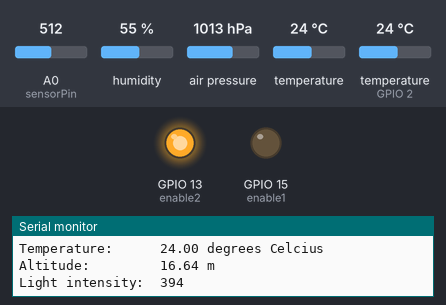
A sketch run on a simulated ESP8266 (NodeMCU). Parts: output pins drawn as LEDs (lit = HIGH), the last lines printed to the serial monitor. The inputs (shaded band) are chosen by the test bench; at power-on: A0 (sensorPin) = 512, humidity 55 %, air pressure 1013 hPa, temperature 24 °C, temperature (sensor on GPIO 2) 24 °C. WiFi joins after 1.5 s; servers stay silent unless stated.

Above: at 1.9 s.
At 12.4 s:
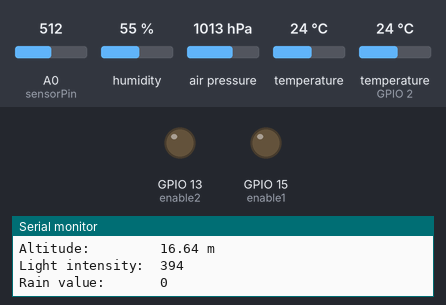
Timing chart, 0 to 28.8 s (numbered marks = the images above):
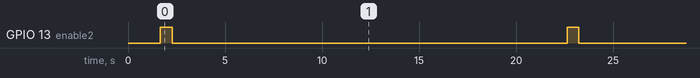

The sketch:

Thingspeak._dht11._bmp180.ino
```cpp
/*


This sketch is a combination of two other sketches:
1.
Plot DTH11 data on thingspeak.com using an ESP8266
April 11 2015
Author: Jeroen Beemster
Website: www.arduinesp.com
2.
Example sketch: adafruit BMP 085
Sensor api BMP180
*/


//library DHT22
#include <DHT.h>

//library esp
#include <ESP8266WiFi.h>

//library bmp180
#include <Wire.h>
#include <Adafruit_Sensor.h>
#include <Adafruit_BMP085_U.h>

Adafruit_BMP085_Unified bmp = Adafruit_BMP085_Unified(10085);


// replace with your channel’s thingspeak API key,
String apiKey = "OK0SGAA80JLTMIR6";                                     //fill in the api key from thingspeak
const char* ssid = "TNCAPA74C01";                                  //fill in your wifi name
const char* password = "EF23E609DA";                              //fill in your wifi password

const char* server = "api.thingspeak.com";
#define DHTPIN 2 // what pin we’re connected to

DHT dht(DHTPIN, DHT11,15);
WiFiClient client;

int sensorPin = A0;    // input for LDR and rain sensor
int enable1 = 15;      // enable reading LDR
int enable2 = 13;      // enable reading Rain sensor


int sensorValue1 = 0;  // variable to store the value coming from sensor LDR
int sensorValue2 = 0;  // variable to store the value coming from sensor Rain sensor


//--------------------------setup-------------------------
void setup() {

// declare the enable and ledPin as an OUTPUT:
pinMode(enable1, OUTPUT);
pinMode(enable2, OUTPUT);


Serial.begin(115200);
delay(10);

dht.begin();

WiFi.begin(ssid, password);

Serial.println();
Serial.println();
Serial.print("Connecting to ");
Serial.println(ssid);
Serial.print("..........");
Serial.println();
WiFi.begin(ssid, password);

while (WiFi.status() != WL_CONNECTED) {
delay(500);

}
Serial.println("WiFi connected");
Serial.println();

}


void loop() {
//--------------------------DHT22/DHT11-------------------------

float h = dht.readHumidity();
float t = dht.readTemperature();

if (isnan(h) || isnan(t)) {
Serial.println("Failed to read from DHT sensor!");
return;
}


Serial.print("Temperature:      ");
Serial.print(t);
Serial.print(" degrees Celcius ");
Serial.println();

Serial.print("Humidity:         ");
Serial.print(h);
Serial.print("%");
Serial.println();

//--- extra---- you can measure dew point with the temperature and the humidity

double gamma = log(h/100) + ((17.62*t) / (243.5+t));
double dp = 243.5*gamma / (17.62-gamma);

Serial.print("Dew point:        ");
Serial.print(dp);
Serial.print(" degrees Celcius ");
Serial.println();

//--------------------------BMP180------------------------

if(!bmp.begin()) {
Serial.print("Failed to read from BMP sensor!!");
while(1);
}

sensors_event_t event;
bmp.getEvent(&event);

Serial.print("Pressure:         ");
Serial.print(event.pressure);
Serial.println(" hPa");

float temperature;
bmp.getTemperature(&temperature);
Serial.print("Temperature:      ");
Serial.print(temperature);
Serial.println(" degrees Celcius ");

//--- extra----you can measure the altitude with the temperature and the air pressure

float seaLevelPressure = 1015;
Serial.print("Altitude:         ");
Serial.print(bmp.pressureToAltitude(seaLevelPressure,event.pressure));
Serial.println(" m");

//--------------------------LDR-------------------------

  digitalWrite(enable1, HIGH);
sensorValue1 = analogRead(sensorPin);
sensorValue1 = constrain(sensorValue1, 300, 850);
sensorValue1 = map(sensorValue1, 300, 850, 0, 1023);
Serial.print("Light intensity:  ");
Serial.println(sensorValue1);
digitalWrite(enable1, LOW);
delay(100);

//--------------------------Rain Sensor-------------------------

digitalWrite(enable2, HIGH);

delay(500);
sensorValue2 = analogRead(sensorPin);
sensorValue2 = constrain(sensorValue2, 150, 440);
sensorValue2 = map(sensorValue2, 150, 440, 1023, 0);

Serial.print("Rain value:       ");
Serial.println(sensorValue2);
Serial.println();
delay(100);

digitalWrite(enable2, LOW);

//--------------------------thingspeak-------------------------

if (client.connect(server,80)) { // "184.106.153.149" or api.thingspeak.com
String postStr = apiKey;
postStr +="&field1=";
postStr += String(t);
postStr +="&field2=";
postStr += String(h);
postStr +="&field3=";
postStr += String(dp);
postStr +="&field4=";
postStr += String(event.pressure);
postStr +="&field5=";
postStr += String(temperature);
postStr +="&field6=";
postStr += String(sensorValue1);
postStr +="&field7=";
postStr += String(sensorValue2);
postStr +="&field8=";
postStr += String(bmp.pressureToAltitude(seaLevelPressure,event.pressure));
postStr += "\r\n\r\n\r\n\r\n\r\n\r\n\r\n\r\n";

client.print("POST /update HTTP/1.1\n");
client.print("Host: api.thingspeak.com\n");
client.print("Connection: close\n");
client.print("X-THINGSPEAKAPIKEY: "+apiKey+"\n");
client.print("Content-Type: application/x-www-form-urlencoded\n");
client.print("Content-Length: ");
client.print(postStr.length());
client.print("\n\n\n\n\n\n\n\n");
client.print(postStr);


}
client.stop();


// thingspeak needs minimum 15 sec delay between updates
delay(20000);
}
```

Measured:
- by itself, GPIO 13 (enable2): alternates HIGH for 0.60 s and LOW for 20.4 s
